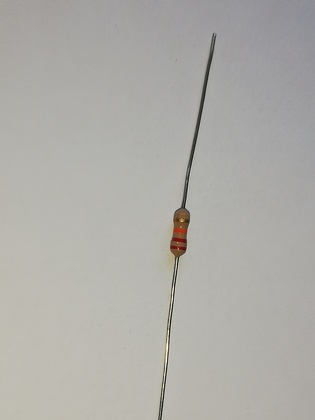
%> input picture photos/3.jpg, 315 x 420 px, shrunk from 3456 x 4608 before the run
$ octave --eval "result = couleur_bande('photos/3.jpg');"   (GNU Octave 9; MATLAB toolbox functions it lacks are replaced by stand-ins)
%> lines starting %> are read from the running program, lines starting %| are printed output that depends on the picture; in (x1, y1, x2, y2) boxes, pixels count from 0 and x2, y2 are one past the last pixel; in counts of white or black regions, pixels touching at a corner belong together; the program's own positions count from 1
### image2hsv.m
function [H,S,V] = image2hsv(image)
    [h,w,z] = size(image);
    image_hsv = rgb2hsv(image);

    H_moy = [];
    S_moy = [];
    V_moy = [];
    for i = 1:h
        for j = 1:w
            H_moy=[H_moy,image_hsv(i,j,1)];
            S_moy=[S_moy,image_hsv(i,j,2)];
            V_moy=[V_moy,image_hsv(i,j,3)];
        end
    end
    hue = mean(H_moy);
    saturation = mean(S_moy);
    value = mean(V_moy);

    H = floor(hue*360+1);
    S = floor(saturation*100+1);
    V = floor(value*100+1);
end

### optimisation_cube_hsv.m
function cube_hsv_ameliore = optimisation_cube_hsv(cube_hsv,coord_couleurs)

    %% couleurs permettant d'am閘iorer la pr閏ision de notre cube hsv
    image1 = im2double(imread('cube_hsv/1.jpg'));
    image2 = im2double(imread('cube_hsv/2.jpg'));
    image3 = im2double(imread('cube_hsv/3.jpg'));
    image4 = im2double(imread('cube_hsv/4.jpg'));
    image5 = im2double(imread('cube_hsv/5.jpg'));
    image7 = im2double(imread('cube_hsv/7.jpg'));
    image8 = im2double(imread('cube_hsv/8.jpg'));
    image9 = im2double(imread('cube_hsv/9.jpg'));
    image10 = im2double(imread('cube_hsv/10.jpg'));
    image11 = im2double(imread('cube_hsv/11.jpg'));
    image12 = im2double(imread('cube_hsv/12.jpg'));
    image13 = im2double(imread('cube_hsv/13.jpg'));
    image15 = im2double(imread('cube_hsv/15.jpg'));
    image18 = im2double(imread('cube_hsv/18.jpg'));
    image20 = im2double(imread('cube_hsv/20.jpg'));

    images = {image1,image2,image3,image4,image5,image7,image8,image9,image10,image11,image12,image13,image15,image18,image20};
    couleurs_obtenues = {9,9,9,9,9,9,9,9,9,9,9,9,9,9,9};
    couleurs_a_obtenir = {8,7,6,6,6,1,4,1,0,5,5,7,6,5,4};

    %% On recupere les coordonn閑s de chaque couleur
    rouge_1 = coord_couleurs{1};
    orange = coord_couleurs{2};
    doree = coord_couleurs{3};
    jaune = coord_couleurs{4};
    vert = coord_couleurs{5};
    bleu = coord_couleurs{6};
    violet = coord_couleurs{7};
    rouge_2 = coord_couleurs{8};
    noir = coord_couleurs{9};
    blanc_v = coord_couleurs{10};
    blanc_s = coord_couleurs{11};

    %% on modifie cube_hsv avec les valeurs HSV relevees qui different
    for k = 1:15
        [H,S,V] = image2hsv(images{k});
        couleurs_obtenues{k} = cube_hsv(H,S,V);

        if couleurs_obtenues{k}~=couleurs_a_obtenir{k}
%             disp(k);
            switch couleurs_a_obtenir{k}
                case 0
                    if V > noir{2}
                        noir{2} = V;
                    end
                    cube_hsv(:,:,noir{1}:noir{2}) = 0;

                case 1
                    if H > rouge_1{2}
                        rouge_1{2} = H;
                    end
                    if H < rouge_2{2}
                        rouge_2{2} = H;
                    end
                    cube_hsv(rouge_1{1}:rouge_1{2},:,:) = 1;
                    cube_hsv(rouge_2{1}:rouge_2{2},:,:) = 1;

                case 2
                    if H > orange{2}
                        orange{2} = H;
                    end
                    if H < orange{1}
                        orange{1} = H;
                    end
                    cube_hsv(orange{1}:orange{2},:,:) = 2;

                case 3
                    if H > doree{2}
                        doree{2} = H;
                    end
                    if H < doree{1}
                        doree{1} = H;
                    end
                    cube_hsv(doree{1}:doree{2},:,:) = 3;

                case 4
                    if H > jaune{2}
                        jaune{2} = H;
                    end
                    if H < jaune{1}
                        jaune{1} = H;
                    end
                    cube_hsv(jaune{1}:jaune{2},:,:) = 4;

                case 5
                    if H > vert{2}
                        vert{2} = H;
                    end
                    if H < vert{1}
                        vert{1} = H;
                    end
                    cube_hsv(vert{1}:vert{2},:,:) = 5;

                case 6
                    if H > bleu{2}
                        bleu{2} = H;
                    end
                    if H < bleu{1}
                        bleu{1} = H;
                    end
                    cube_hsv(bleu{1}:bleu{2},:,:) = 6;

                case 7
                    if H > violet{2}
                        violet{2} = H;
                    end
                    if H < violet{1}
                        violet{1} = H;
                    end
                    cube_hsv(violet{1}:violet{2},:,:) = 7;

                case 8
                    if S > blanc_s{2}
                        blanc_s{2} = S;
                    end
                    if V < blanc_v{1}
                        blanc_v{1} = V;
                    end
                    cube_hsv(:,blanc_s{1}:blanc_s{2},blanc_v{1}:blanc_v{2}) = 8;

            end

        end

    end

    cube_hsv_ameliore = cube_hsv;
% [10 lines of commented-out code are left out]

end

### construction_cube_hsv.m
function [cube_hsv,coord_couleurs] = construction_cube_hsv()

    %% cube contenant les coordonn閑s des couleurs HSV
    cube_hsv = zeros(361,101,101);

    rouge_1 = {1,15};
    orange = {16,30};
    doree = {30,59};
    jaune = {60,91};
    vert = {92,160};
    bleu = {161,250};
    violet = {251,340};
    rouge_2 = {341,361};
    noir = {1,20};
    blanc_v = {90,101};
    blanc_s = {1,10};

    coord_couleurs = {rouge_1,orange,doree,jaune,vert,bleu,violet,rouge_2,noir,blanc_v,blanc_s};

    cube_hsv(rouge_1{1}:rouge_1{2},:,:) = 1;
    cube_hsv(orange{1}:orange{2},:,:) = 2;
    cube_hsv(doree{1}:doree{2},:,:) = 3;
    cube_hsv(jaune{1}:jaune{2},:,:) = 4;
    cube_hsv(vert{1}:vert{2},:,:) = 5;
    cube_hsv(bleu{1}:bleu{2},:,:) = 6;
    cube_hsv(violet{1}:violet{2},:,:) = 7;
    cube_hsv(rouge_2{1}:rouge_2{2},:,:) = 1;
    cube_hsv(:,:,noir{1}:noir{2}) = 0;
    cube_hsv(:,blanc_s{1}:blanc_s{2},blanc_v{1}:blanc_v{2}) = 8;

end

### couleur_bande.m
function couleur = couleur_bande(image_bande)
%> called with image_bande = 'photos/3.jpg'

    image = im2double(imread(image_bande));

    %% On recup鑢e les valeur moyennes de HSV de l'image
    [H,S,V] = image2hsv(image);
%> in image2hsv, `image_hsv = rgb2hsv(image);`: image_hsv: size 420x315x3 double; mean H, S, V 0.194, 0.0379, 0.686
%> in image2hsv, `hue = mean(H_moy);`: hue = 0.194
%> in image2hsv, `saturation = mean(S_moy);`: saturation = 0.0379
%> in image2hsv, `value = mean(V_moy);`: value = 0.686
%> in image2hsv, `H = floor(hue*360+1);`: H = 70
%> in image2hsv, `S = floor(saturation*100+1);`: S = 4
%> in image2hsv, `V = floor(value*100+1);`: V = 69
%> H = 70; S = 4; V = 69

    %% construction du cube HSV
    [cube_hsv,coord_couleurs] = construction_cube_hsv();

    %% amelioration du cube HSV
    cube_hsv_ameliore = optimisation_cube_hsv(cube_hsv,coord_couleurs);
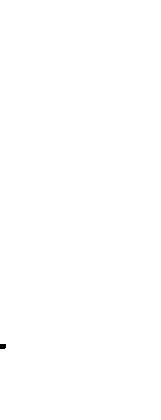
%> input picture cube_hsv/1.jpg, 161 x 420 px, shrunk from 211 x 549 before the run
%> in optimisation_cube_hsv, `image1 = im2double(imread('cube_hsv/1.jpg'));`: image1: size 420x161x3 double; values 0.996 (black) and 1 (white), 100% white; 1 black region, box (x1, y1, x2, y2) and area: (0, 344, 6, 349) 29
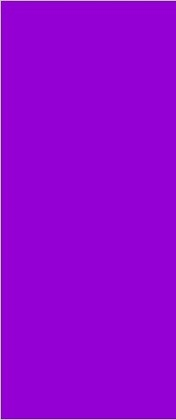
%> input picture cube_hsv/2.jpg, 176 x 420 px, shrunk from 209 x 499 before the run
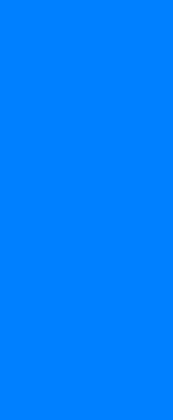
%> input picture cube_hsv/3.jpg, 173 x 420 px, shrunk from 208 x 506 before the run
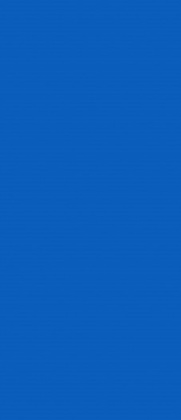
%> input picture cube_hsv/4.jpg, 181 x 420 px, shrunk from 227 x 528 before the run
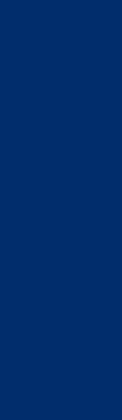
%> input picture cube_hsv/5.jpg, 122 x 420 px, shrunk from 233 x 800 before the run
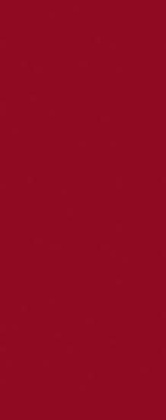
%> input picture cube_hsv/7.jpg, 166 x 420 px, shrunk from 218 x 550 before the run
%> the run ends on the next line

    %% recuperation de la couleur
    num_couleur = cube_hsv_ameliore(H,S,V);
    couleurs = {'noir','rouge','orange','doree','jaune','vert','bleu','violet','blanc'};
    couleur = couleurs{num_couleur + 1};

end
